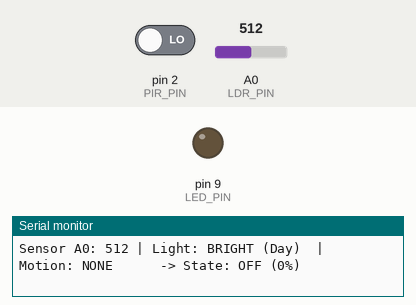
A sketch run on a simulated Arduino Uno, built with avr-gcc and run on an emulated ATmega328P. On the bench: output pins drawn as LEDs (lit = HIGH), the last lines printed to the serial monitor. The test bench sets the inputs (shaded band); at power-on: A0 (LDR_PIN) = 512, pin 2 (PIR_PIN) LOW.

Above: at 1.2 s.
1.3 s: A0 (LDR_PIN) set to 491
At 2.6 s:
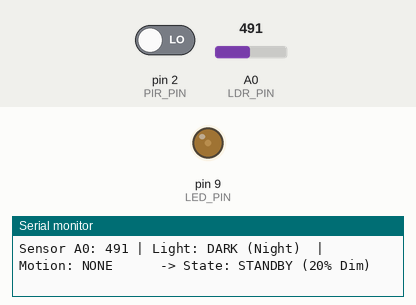
2.9 s: pin 2 (PIR_PIN) driven HIGH
At 3.7 s:
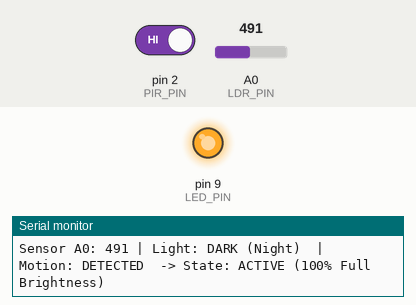
4.5 s: A0 (LDR_PIN) set to 510
At 6.7 s:
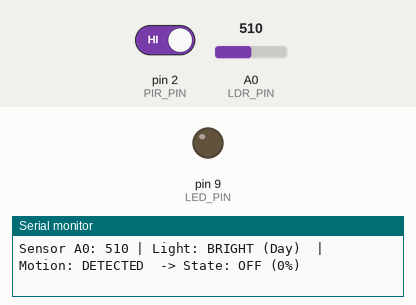
7.5 s: A0 (LDR_PIN) set to 490
At 8.1 s:
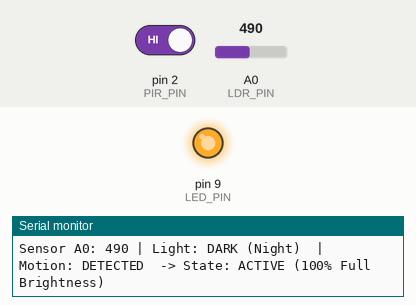
9.1 s: A0 (LDR_PIN) set to 511
At 12.2 s:
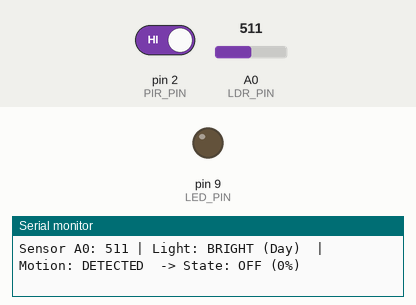
Timing chart, 0 to 13.7 s (numbered marks = the images above; inputs shaded):
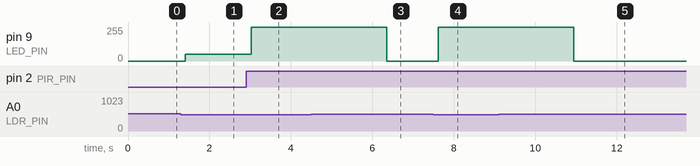

Measured:
- the behaviour switches between 500 and 499 on A0 (LDR_PIN) (found by bisection; images 0 and 1)
- after the input at 1.3 s, pin 9 (LED_PIN): 0/255 → 50/255 after 0.11 s
- after the input at 2.9 s, pin 9 (LED_PIN): 50/255 → 255/255 after 0.12 s
- after the input at 4.5 s, pin 9 (LED_PIN): 255/255 → 0/255 after 1.9 s
- after the input at 7.5 s, pin 9 (LED_PIN): 0/255 → 255/255 after 0.11 s
- after the input at 9.1 s, pin 9 (LED_PIN): 255/255 → 0/255 after 1.8 s

The sketch:

sketch.ino
```cpp
/*
 * Smart Streetlight Control System Simulation (Arduino Uno)
 * Course: 25EE256 - Sensor and Instrumentation
 * Original Wokwi Project: https://wokwi.com/projects/476159903212574721
 */

const int LDR_PIN = A0;      // LDR Analog Input
const int PIR_PIN = 2;       // PIR Motion Digital Input
const int LED_PIN = 9;       // PWM Output to Streetlight LED

// Threshold setting for simulated LDR module
// In Wokwi photoresistor sensor: High Lux gives low A0 value, Darkness gives high A0 value
const int LUX_THRESHOLD = 500;

// Brightness levels (0-255 PWM)
const int BRIGHTNESS_OFF  = 0;    // 0% - Day mode
const int BRIGHTNESS_DIM  = 50;   // ~20% - Night idle mode
const int BRIGHTNESS_FULL = 255;  // 100% - Motion triggered mode

void setup() {
  pinMode(PIR_PIN, INPUT);
  pinMode(LED_PIN, OUTPUT);
  Serial.begin(9600);
  Serial.println("================================================");
  Serial.println("  Smart Streetlight Simulation Initialized");
  Serial.println("================================================");
}

void loop() {
  int ldrRaw = analogRead(LDR_PIN);
  int motion = digitalRead(PIR_PIN);

  // Determine ambient light status
  bool isDark = (ldrRaw < LUX_THRESHOLD);

  Serial.print("Sensor A0: ");
  Serial.print(ldrRaw);
  Serial.print(" | Light: ");
  Serial.print(isDark ? "DARK (Night) " : "BRIGHT (Day) ");
  Serial.print(" | Motion: ");
  Serial.print(motion ? "DETECTED " : "NONE     ");
  Serial.print(" -> State: ");

  if (!isDark) {
    // 1. Daytime: Streetlight is OFF
    analogWrite(LED_PIN, BRIGHTNESS_OFF);
    Serial.println("OFF (0%)");
  }
  else {
    // 2. Nighttime: Check occupancy
    if (motion == HIGH) {
      // Pedestrian or vehicle detected -> Full illumination
      analogWrite(LED_PIN, BRIGHTNESS_FULL);
      Serial.println("ACTIVE (100% Full Brightness)");
      delay(3000); // Keep on for 3 seconds in simulation
    } else {
      // Empty road -> Energy-saving standby dim mode
      analogWrite(LED_PIN, BRIGHTNESS_DIM);
      Serial.println("STANDBY (20% Dim)");
    }
  }

  delay(300);
}
```
